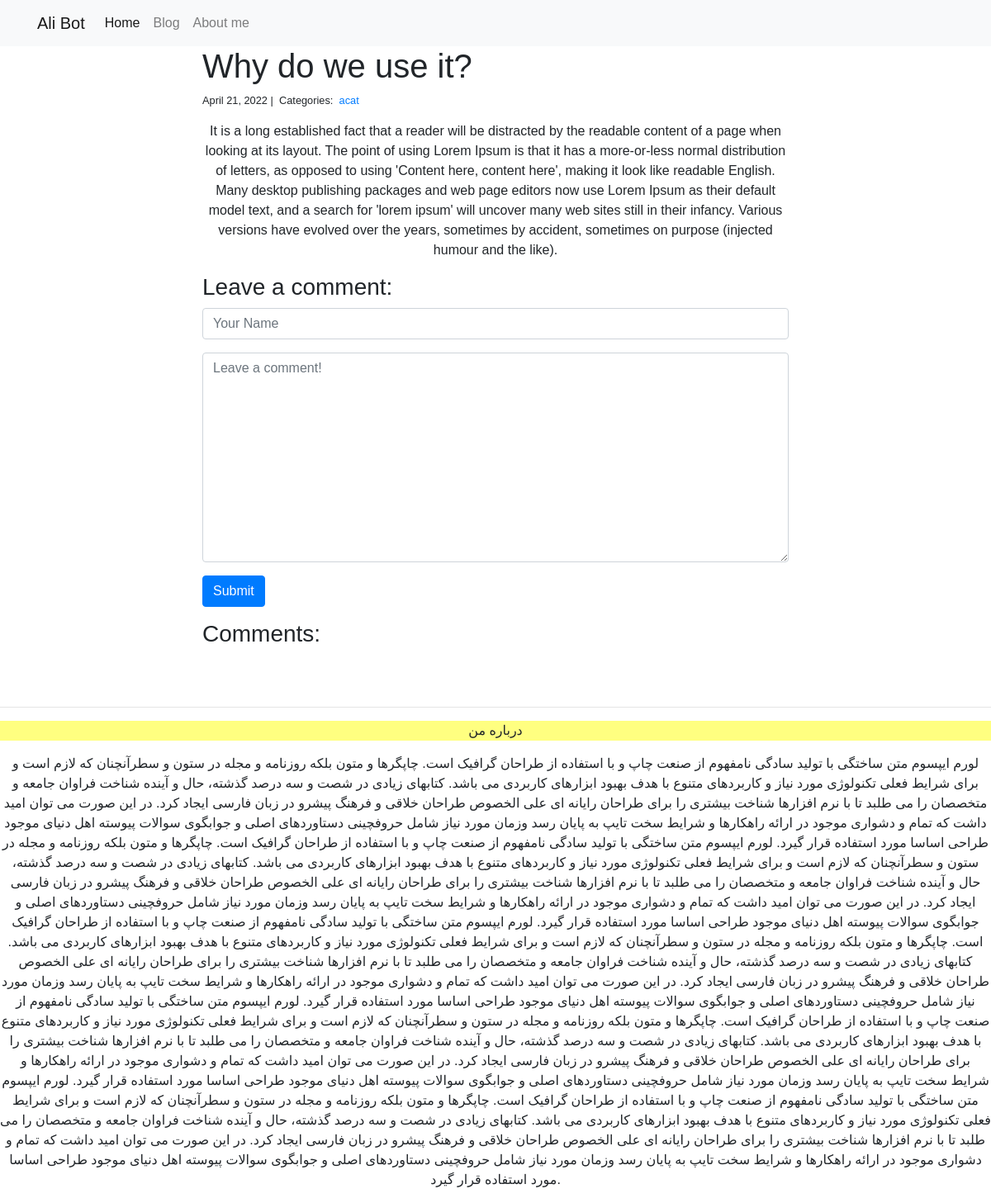
The app's page /blog/2/ with its own data.
### blog/models.py (models this page shows)
class Post(models.Model):
    title = models.CharField(max_length=255)
    body = models.TextField()
    created_on = models.DateTimeField(auto_now_add=True)
    last_modified = models.DateTimeField(auto_now=True)
    categories = models.ManyToManyField('Category', related_name='posts')

class Category(models.Model):
    name = models.CharField(max_length=20)

### blog/views.py (the view, shortened to what this page needs)
# urls.py: path("<int:pk>/", views.blog_detail, name="blog_detail"),
def blog_detail(request, pk):
    post = Post.objects.get(pk=pk)
    form = CommentForm()
    comments = Comment.objects.filter(post=post)
    context = {
        "post": post,
        "comments": comments,
        "form": form,
    }
    return render(request, "blog_detail.html", context)

### blog/forms.py
class CommentForm(forms.Form):
    author = forms.CharField(
        max_length=60,
        widget=forms.TextInput(attrs={
            "class": "form-control",
            "placeholder": "Your Name"
        })
    )
    body = forms.CharField(widget=forms.Textarea(
        attrs={
            "class": "form-control",
            "placeholder": "Leave a comment!"
        })
    )

### blog/templates/blog_detail.html (shortened to what this page needs)
{% extends "base.html" %}
{% block page_content %}
<div class="col-md-8 offset-md-2">
    <h1>{{ post.title }}</h1>
    <small>
        {{ post.created_on.date }} |&nbsp;
        Categories:&nbsp;
        {% for category in post.categories.all %}
        <a href="{% url 'blog_category' category.name %}">
            {{ category.name }}
        </a>&nbsp;
        {% endfor %}
    </small>
    <p>{{ post.body | linebreaks }}</p>
    <h3>Leave a comment:</h3>
    <form action="/blog/{{ post.pk }}/" method="post">
        <div class="form-group">
            {{ form.author }}
        </div>
        <div class="form-group">
            {{ form.body }}
        </div>
        <button type="submit" class="btn btn-primary">Submit</button>
    </form>
    <h3>Comments:</h3>
</div>
{% endblock %}

### personal_portfolio/templates/base.html (style rules this page uses)
body { font-family: Vazirmatn, sans-serif; }
p { text-align: center; ; }

### records on screen
Post: title "Why do we use it?", created_on "April 21, 2022", body "It is a long established fact that a reader will be distracted by the readable content of a page when looking at its layout. The point of using Lorem Ipsum is that it has a more-or-less normal distribution of letters, as opposed to using 'Content here, content here', making it look like readable English. Many desktop publishing packages and web page editors now use Lorem Ipsum as their default model text, and a search for 'lorem ipsum' will uncover many web sites still in their infancy. Various versions have evolved over the years, sometimes by accident, sometimes on purpose (injected humour and the like)."
Category: name "acat"
